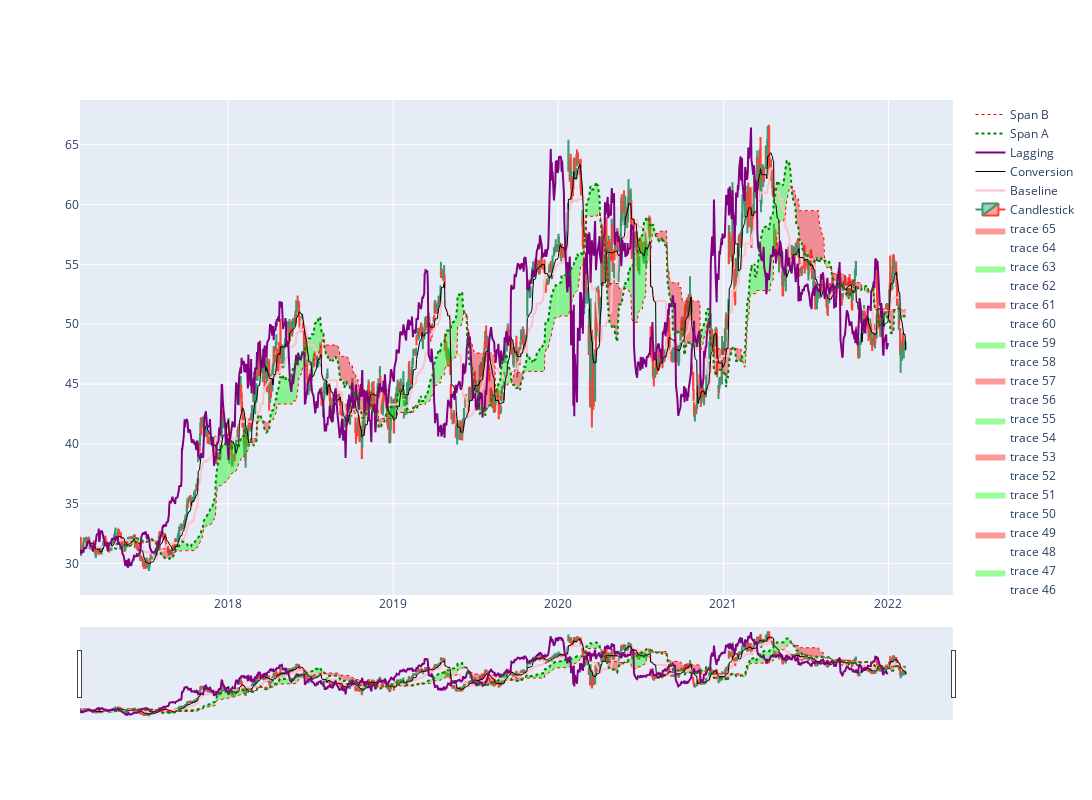

This figure's notebook cell:
### Markdown cell above
The Ichimoku (One Look) is considered an all in one indicator. It provides information on momentum, support and resistance. It is made up of 5 lines. If you are a short term trader you create 1 minute or 6 hour. Long term traders focus on day or weekly data.

 - Conversion Line (Tenkan-sen) : Represents support, resistance and reversals. Used to measure short term trends.
 - Baseline (Kijun-sen) : Represents support, resistance and confirms trend changes. Allows you to evaluate the strength of medium term trends. Called the baseline because it lags the price.
 - Leading Span A (Senkou A) : Used to identify future areas of support and resistance
 - Leading Span B (Senkou B) : Other line used to identify suture support and resistance
 - Lagging Span (Chikou) : Shows possible support and resistance. It is used to confirm signals obtained from other lines.
 - Cloud (Kumo) : Space between Span A and B. Represents the divergence in price evolution.
 
Formulas

 - Lagging Span = Price shifted back 26 periods
 - Base Line = (Highest Value in period + Lowest value in period)/2 (26 Sessions)
 - Conversion Line = (Highest Value in period + Lowest value in period)/2 (9 Sessions)
 - Leading Span A = (Conversion Value + Base Value)/2 (26 Sessions)
 - Leading Span B = (Conversion Value + Base Value)/2 (52 Sessions)

### Code cell
test_df = get_stock_df_from_csv("INTC")
get_Ichimoku(test_df)
